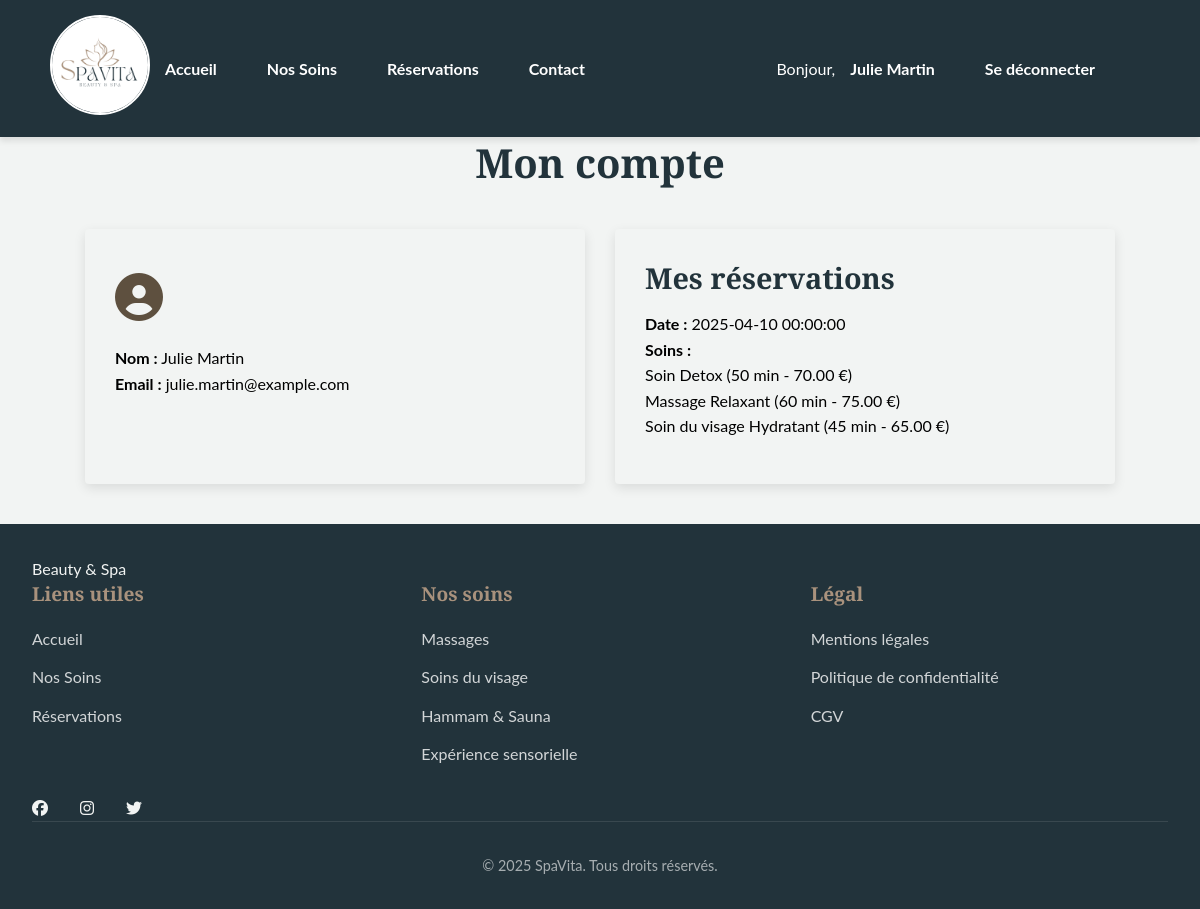
Page /index.php?page=compte (signed in) on the committed database.
### tables this page shows
CREATE TABLE `reservations` (
  `id` int(10) UNSIGNED NOT NULL,
  `user_id` int(10) UNSIGNED DEFAULT NULL,
  `date_reservation` datetime NOT NULL,
  `statut` enum('confirme','annule') DEFAULT 'confirme'
);

CREATE TABLE `soins` (
  `id` int(10) UNSIGNED NOT NULL,
  `nom` varchar(255) NOT NULL,
  `description` text NOT NULL,
  `prix` decimal(10,2) NOT NULL,
  `categorie` varchar(100) NOT NULL DEFAULT 'Massage',
  `duree` int(11) NOT NULL DEFAULT 60,
  `image` varchar(255) NOT NULL DEFAULT 'default.jpg'
);

### app/controllers/CompteController.php (called while the page is built, shortened)
<?php
require_once __DIR__ . '/../models/Reservation.php';
class CompteController {
    public function afficherCompte() {
        $user_id = $_SESSION['user']['id'];
        $reservationModel = new Reservation();
        $reservations = $reservationModel->getReservationsByUser($user_id);
        foreach ($reservations as $index => $reservation) {
            $reservations[$index]['soins'] = $reservationModel->getSoinsByReservation($reservation['id']);
        }
        require __DIR__ . '/../views/compte.php';
    }
}

### config/config.php (called while the page is built)
<?php
class Database {
    private static $host = 'localhost';
    private static $dbname = 'spavita';
    private static $user = 'root';
    private static $pass = '';
    private static $pdo = null;
    public static function connect() {
        if (self::$pdo === null) {
            try {
                self::$pdo = new PDO(
                    "mysql:host=" . self::$host . ";dbname=" . self::$dbname . ";charset=utf8",
                    self::$user,
                    self::$pass
                );
                self::$pdo->setAttribute(PDO::ATTR_ERRMODE, PDO::ERRMODE_EXCEPTION);
            } catch (PDOException $e) {
                die("Erreur de connexion : " . $e->getMessage());
            }
        }
        return self::$pdo;
    }
}
?>

### app/models/Reservation.php (called while the page is built, shortened)
<?php
require_once __DIR__ . '/../../config/config.php';
class Reservation {
    private $pdo;
    public function __construct() {
        $this->pdo = Database::connect();
    }
    public function getReservationsByUser($user_id) {
        $stmt = $this->pdo->prepare("SELECT * FROM reservations WHERE user_id = ?");
        $stmt->execute([$user_id]);
        return $stmt->fetchAll(PDO::FETCH_ASSOC);
    }
    public function getSoinsByReservation($reservation_id) {
        $stmt = $this->pdo->prepare("
            SELECT s.nom, s.prix, s.duree
            FROM reservation_soins rs
            JOIN soins s ON rs.soin_id = s.id
            WHERE rs.reservation_id = ?
        ");
        $stmt->execute([$reservation_id]);
        return $stmt->fetchAll(PDO::FETCH_ASSOC);
    }
}

### app/views/compte.php (the view)
<?php include 'header.php'; ?>
<main>
    <h1 style="text-align: center;">Mon compte</h1>
    <div class="compte-wrapper">
        <div class="compte-card">
            <div class="avatar"><i class="fas fa-user-circle"></i></div>
            <p><strong>Nom :</strong> <?= htmlspecialchars($_SESSION['user']['name']) ?></p>
            <p><strong>Email :</strong> <?= htmlspecialchars($_SESSION['user']['email']) ?></p>
        </div>
        <div class="compte-card">
            <h2>Mes réservations</h2>
            <?php if (!empty($reservations)) : ?>
                <ul>
                    <?php foreach ($reservations as $reservation) : ?>
                        <li style="margin-bottom: 15px;">
                            <strong>Date :</strong> <?= $reservation['date_reservation'] ?><br>
                            <strong>Soins :</strong>
                            <ul>
                                <?php foreach ($reservation['soins'] as $soin) : ?>
                                    <li><?= $soin['nom'] ?> (<?= $soin['duree'] ?> min - <?= $soin['prix'] ?> €)</li>
                                <?php endforeach; ?>
                            </ul>
                        </li>
                    <?php endforeach; ?>
                </ul>
            <?php else : ?>
                <p>Aucune réservation enregistrée.</p>
            <?php endif; ?>
        </div>
    </div>
</main>
<?php include 'footer.php'; ?>

### public/assets/css/style.css (style rules this page uses)
:root { --primary-color: #A9927D; --secondary-color: #5E503F; --tertiary-color: #22333B; --white-color: #F2F4F3; --black-color: #000; --color-overlay: rgba(34, 51, 59, 0.7); --danger: rgb(162, 8, 8); --font-main:'Playfair Display', Georgia, serif; --font-body: 'Lato', sans-serif; --transition: all 0.3s ease; --radius: 4px; --shadow: 0 4px 12px rgba(0,0,0,0.1); --shadow-hover: 0 8px 24px rgba(0,0,0,0.15); }
* { box-sizing: border-box; margin: 0; margin: 0; padding: 0; }
html, body { height: 100%; font-size: 16px; scroll-behavior: smooth; scroll-padding-top: 5rem; height: 100%; }
body { display: flex; flex-direction: column; font-family: var(--font-body); height: 100%; min-height: 100vh; background-color: var(--white-color); color: var(--black-color); line-height: 1.6; overflow-x: hidden; display: flex; flex-direction: column; }
main { flex: 1; }
ul { list-style: none; }
h1, h2, h3, h4, h5, h6 { font-family: var(--font-main); font-weight:600; margin-bottom: 1rem; line-height: 1.3; color: var(--tertiary-color); }
h1 { font-size: 2.5rem; }
h2 { font-size: 2.2rem; }
p { margin-bottom: 1.2 rem; }

### public/assets/css/custom.css (style rules this page uses)
.compte-wrapper { display: flex; justify-content: center; gap: 30px; margin: 40px auto; max-width: 1100px; flex-wrap: wrap; }
.compte-card { background-color: var(--white-color); border-radius: var(--radius); box-shadow: var(--shadow); padding: 30px; width: 500px; }
.compte-card h2 { font-family: var(--font-main); font-size: 1.8rem; margin-bottom: 15px; }
.avatar { font-size: 3rem; color: var(--secondary-color); margin-bottom: 10px; }

### rows in the picture
reservations: date_reservation "2025-04-10 00:00:00"
soins: nom "Soin Detox", duree "50", prix "70.00"
soins: nom "Massage Relaxant", duree "60", prix "75.00"
soins: nom "Soin du visage Hydratant", duree "45", prix "65.00"

### other values in the picture
$greeting "Bonjour"
$_SESSION['user']['name'] "Julie Martin"
$_SESSION['user']['email'] "julie.martin@example.com"
